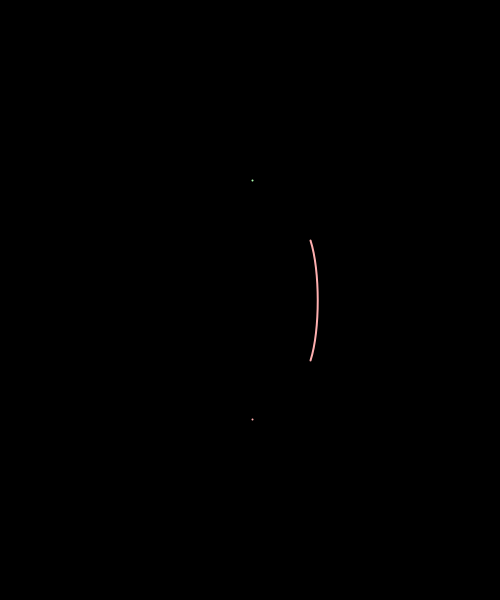
Frame 1 (no input)
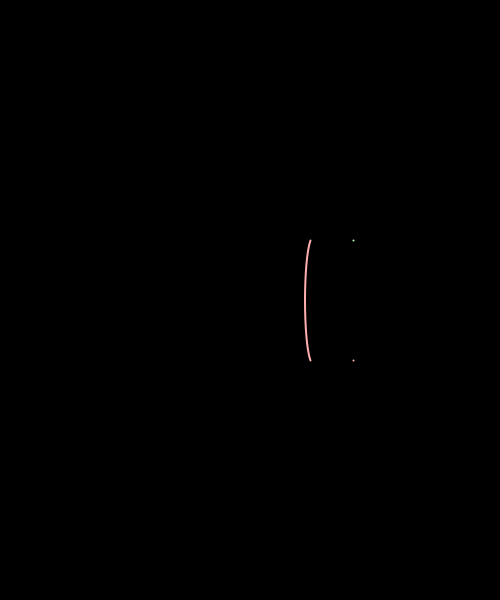
Frame 60 (the mouse pressed at the canvas centre just before this capture)
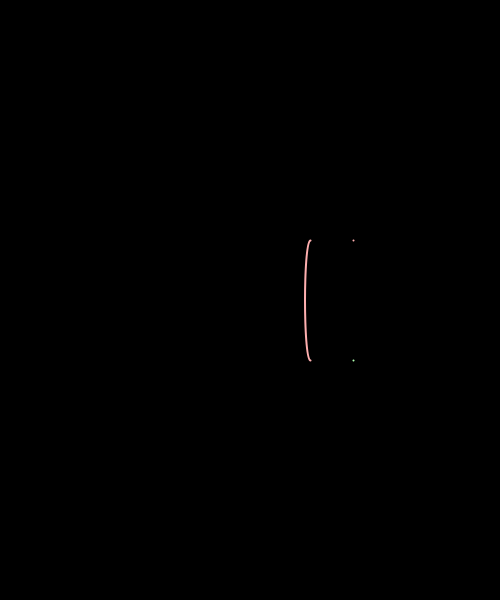
Frame 120 (the mouse held since frame 60 and released just before this capture)

The Processing sketch that drew these frames (run headless with seeded random() and noise(); from frame 60 on, the mouse is pressed at the canvas centre):

// Processing sketch: bouncy_test
// ── bouncy_test.pde
int x , y , d , r, a = 0;
void setup(){
  size(500,600);
  x = width/2;
  y = height/2;
  r = 60;
  d = 2*r;
  noFill();
  stroke(255,175,175);
  strokeWeight(2);
}
void draw(){
  background(00);
  noFill();
  stroke(255,175,175);
  strokeWeight(2);
  a++;
  a = (a<360)? a : 0;
  curve(x+(d*sin(radians(a))),y+(2*r*cos(radians(a))),x+r,y+r,x+r,y-r,x+d*sin(radians(a)),y-2*r*cos(radians(a)));
  point(x+(d*sin(radians(a))),y+(2*r*cos(radians(a))));
  stroke(175,255,175);
  point(x+d*sin(radians(a)),y-2*r*cos(radians(a)));
}
